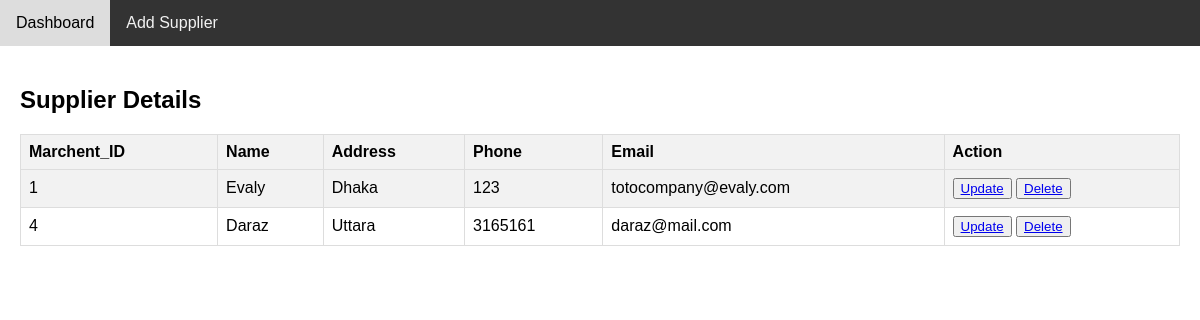
/Restaurant/supplier/suppliers.php (signed in), run on the app's committed database.
### tables this page shows
CREATE TABLE `supplier` (
  `Marchent_ID` int(10) NOT NULL,
  `Name` varchar(30) DEFAULT NULL,
  `Address` varchar(100) DEFAULT NULL,
  `Phone` int(11) DEFAULT NULL,
  `Email` varchar(30) DEFAULT NULL,
  `Restaurant_ID` int(10) NOT NULL
);

### Restaurant/supplier/suppliers.php (the view, shortened to what this page needs)
<!DOCTYPE html>
<html>
<head>
    <link rel="stylesheet" type="text/css" href="suppliers.css">
    <link rel="stylesheet" href="https://cdnjs.cloudflare.com/ajax/libs/font-awesome/4.7.0/css/font-awesome.min.css">
</head>
<body>
<div class="topnav">
  <a href="http://localhost/dbdine/Restaurant/r_dashboard/r_dashboard.php">Dashboard</a>
  <a href="http://localhost/dbdine/Restaurant/supplier/supplier_add.php">Add Supplier</a>
</div>
<div class="content">
  <h2>Supplier Details</h2>
  <?php
    include("../../admin/db.php");
    $Restaurant_ID = $_SESSION['Restaurant_ID'];
$sql = "SELECT * FROM supplier where Restaurant_ID = ?";
$stmt1 = $conn->prepare($sql);
$stmt1->bind_param("i", $Restaurant_ID);
$stmt1->execute();
$result1 = $stmt1->get_result();
echo "<table border='1'>";
echo "<tr><th>Marchent_ID</th>
        <th>Name</th>
        <th>Address</th>
        <th>Phone</th>
        <th>Email</th>
        <th>Action</th>
        </tr>";
while($row = $result1->fetch_assoc()) {
    echo "<tr>
    <td>".$row["Marchent_ID"]."</td>
    <td>".$row["Name"]."</td>
    <td>".$row["Address"]."</td>
    <td>".$row["Phone"]."</td>
    <td>".$row["Email"]."</td>
    <td>
    <button><a href='./supplier_update.php?Marchent_ID=$row[Marchent_ID]'>Update</a></button>
    <button><a href='./supplier_delete.php?Marchent_ID=$row[Marchent_ID]'>Delete</a></button>
</td>
    </tr>";
}
echo "</table>";
  ?>
</div>
</body>
</html>

### Restaurant/supplier/suppliers.css (style rules this page uses)
body { font-family: Arial, sans-serif; margin: 0; padding: 0; }
.topnav { overflow: hidden; background-color: #333; }
.topnav a { float: left; color: #f2f2f2; text-align: center; padding: 14px 16px; text-decoration: none; }
.content { padding: 20px; }
table { border-collapse: collapse; width: 100%; border: 1px solid #ddd; }
th, td { border: 1px solid #ddd; padding: 8px; text-align: left; }
th { background-color: #f2f2f2; }
tr:nth-child(even) { background-color: #f2f2f2; }

### data on the page
supplier: Marchent_ID "1", Name "Evaly", Address "Dhaka", Phone "123", Email "totocompany@evaly.com"
supplier: Marchent_ID "4", Name "Daraz", Address "Uttara", Phone "3165161", Email "daraz@mail.com"
